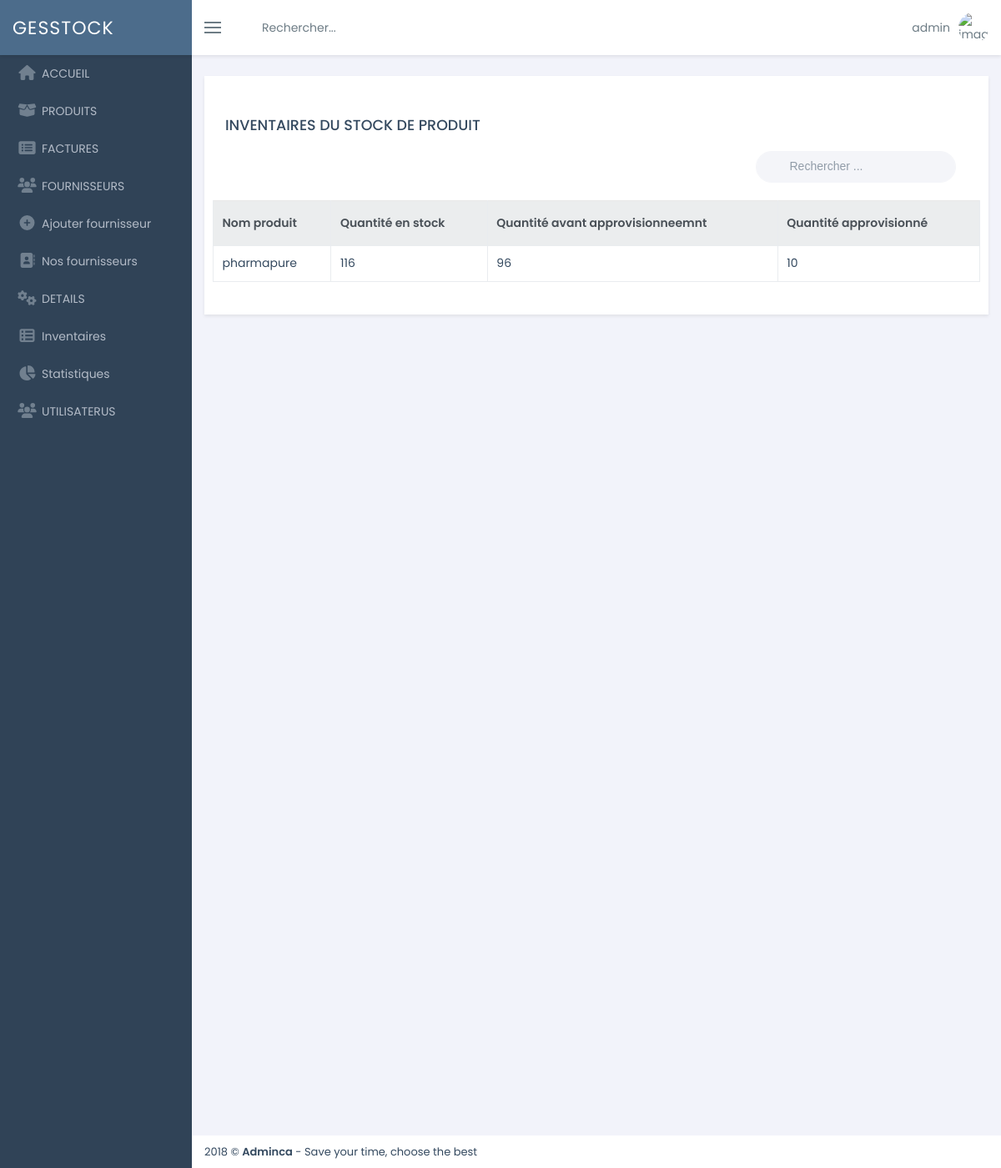
/shop/stock/inventaire/ (signed in), run on an earlier commit of the app's database.
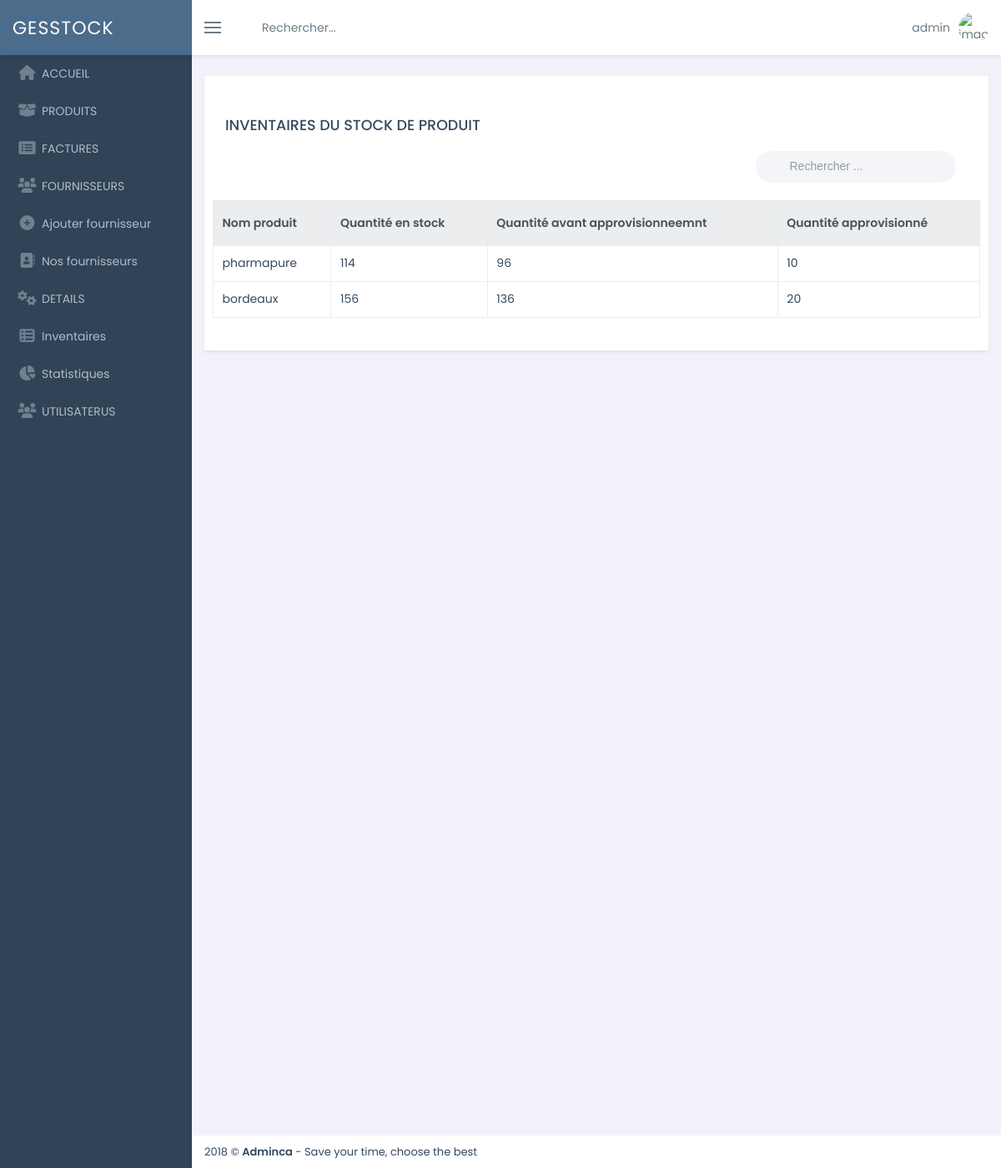
And on a later commit of the database.
### shop/models.py (models this page shows, shortened)
class Entre(models.Model):
    qtE          = models.IntegerField(default=None)
    qtAvant      = models.IntegerField(default=None)
    dateE        = models.DateField(auto_now=True)
    prodE        = models.ForeignKey(Produit, on_delete=models.CASCADE)
    etatE        = models.BooleanField(null=True)

class Produit(models.Model):
    libelleProd  = models.CharField(max_length=100)
    quantite     = models.IntegerField(default=None)
    prixAchat    = models.FloatField(default=None)
    prixVente    = models.FloatField(default=None)
    stock        = models.IntegerField(default=None)
    description  = models.CharField(max_length=150)
    cateProd     = models.ForeignKey(Categorie, on_delete=models.CASCADE)
    fournisseur  = models.ForeignKey(Fournisseur, on_delete=models.CASCADE)
    etatP        = models.BooleanField(null=True)

### shop/views.py (the view)
# urls.py: path('stock/inventaire/', views.inventaire, name='stock'),
@login_required
def inventaire(request):
    entre = Entre.objects.all()
    return render(request, 'shop/inventaire.html', locals())

### shop/templates/shop/inventaire.html (shortened to what this page needs)
{% extends 'base.html' %}
{% block content %}
    <div class="page-content fade-in-up">
        <h5 class="font-strong mb-4">INVENTAIRES DU STOCK DE PRODUIT</h5>
        <div class="flexbox mb-4">
            <div class="input-group-icon input-group-icon-left mr-3">
                <span class="input-icon input-icon-right font-16"><i class="ti-search"></i></span>
                <input class="form-control form-control-rounded form-control-solid" id="key-search" type="text" placeholder="Rechercher ...">
            </div>
        </div>
        <div class="table-responsive row">
            <table class="table table-bordered table-hover" id="datatable">
                <thead class="thead-default thead-lg">
                <tr>
                    <th>Nom produit</th>
                    <th>Quantité en stock</th>
                    <th>Quantité avant approvisionneemnt</th>
                    <th>Quantité approvisionné</th>
                </tr>
                </thead>
                <tbody>
                {% for pro in entre %}
                    {% if pro.etatE == null %}
                    <tr>
                        <td>{{ pro.prodE.libelleProd}}</td>
                        <td>{{ pro.prodE.quantite}}</td>
                        <td>{{ pro.qtAvant }}</td>
                        <td>{{ pro.qtE }}</td>
                    </tr>
                    {% endif %}
                {% endfor %}
                </tbody>
            </table>
        </div>
    </div>
{% endblock %}

What changed in the data, as far as the page shows it:
changed through a linked row, Entre "pharmapure": prodE.quantite "116" → "114"
added Entre: prodE.libelleProd "bordeaux", prodE.quantite "156", qtAvant "136", qtE "20"
